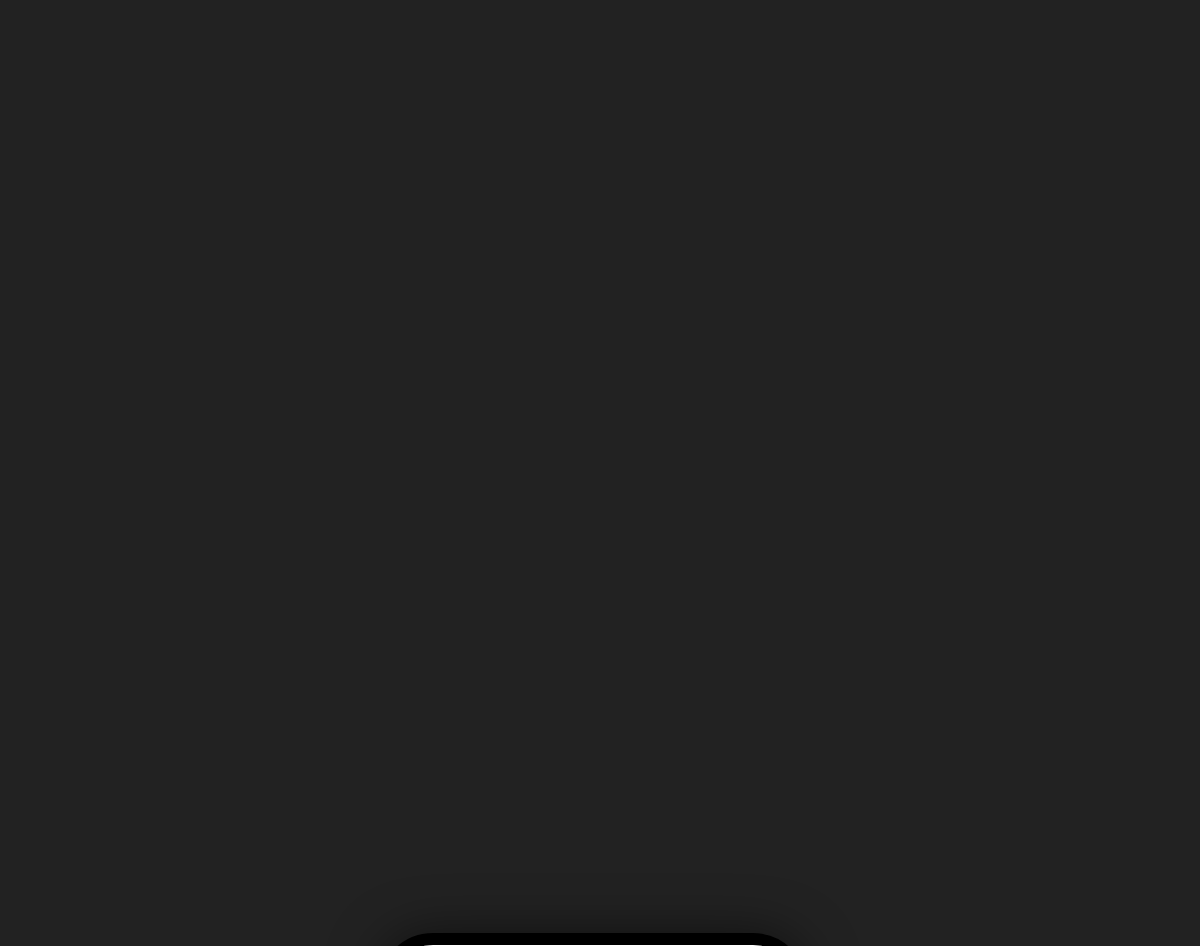
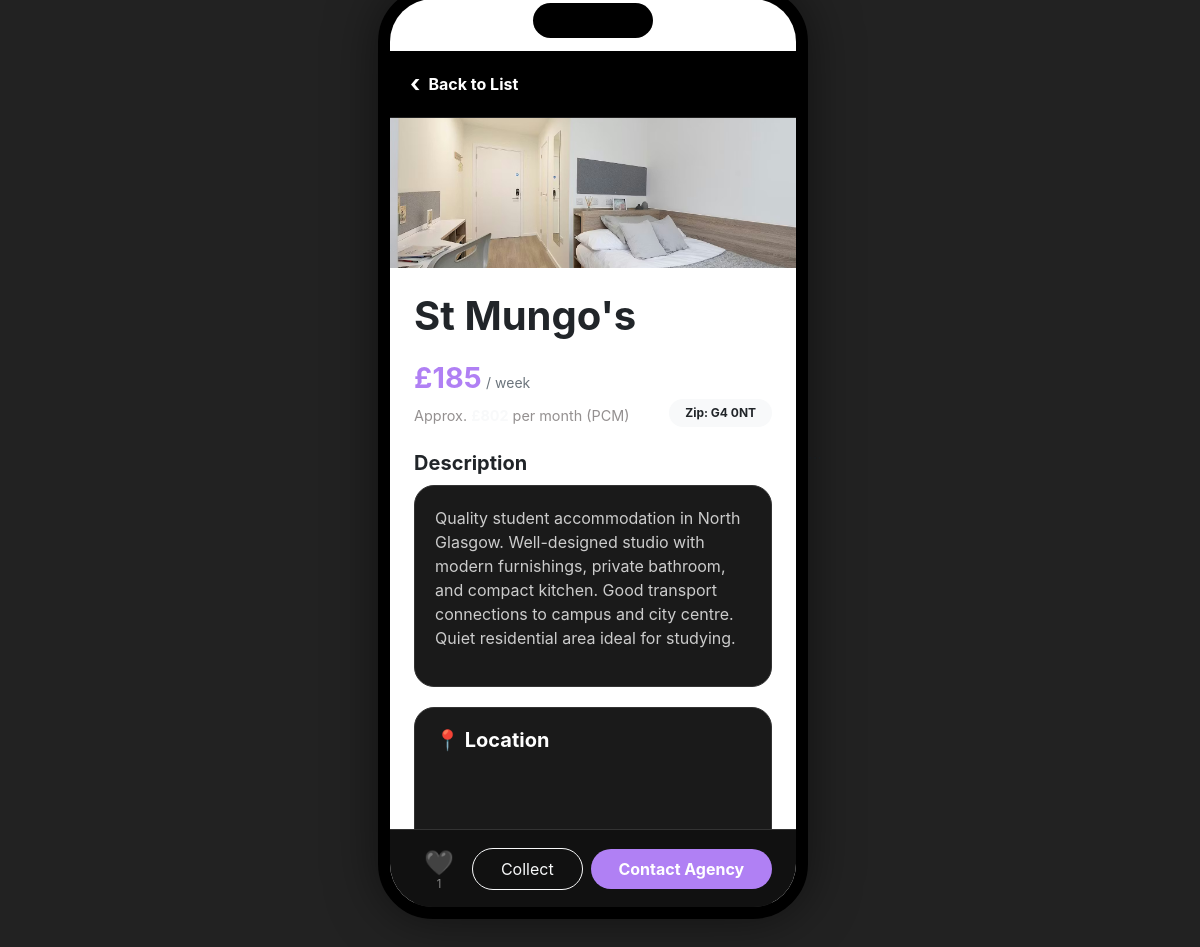
Page /property/9/ (signed in) on the committed database (2 pictures, top to bottom).
### properties/models.py (models this page shows, shortened)
class Property(models.Model):
    title = models.CharField(max_length=200)
    description = models.TextField()
    price = models.IntegerField(verbose_name="Price (£/week)")
    zip_code = models.CharField(max_length=10)
    image = models.ImageField(upload_to="images/", blank=True, null=True)
    owner = models.ForeignKey(User, on_delete=models.CASCADE)
    created_at = models.DateTimeField(auto_now_add=True)
    address = models.CharField(max_length=255, blank=True)
    area = models.CharField(max_length=100, blank=True)
    latitude = models.FloatField(null=True, blank=True)
    longitude = models.FloatField(null=True, blank=True)
    address = models.CharField(max_length=300, blank=True, verbose_name="Full Address")
    latitude = models.DecimalField(max_digits=9, decimal_places=7, null=True, blank=True, verbose_name="Latitude")
    longitude = models.DecimalField(max_digits=10, decimal_places=7, null=True, blank=True, verbose_name="Longitude")
    distance_from_campus = models.CharField(max_length=50, blank=True, verbose_name="Distance from Campus")
    area = models.CharField(max_length=100, blank=True, null=True)
    @property
    def price_pcm(self):
        return round((self.price * 52) / 12)

### properties/views.py (the view)
# urls.py: path('property/<int:pk>/', views.property_detail, name='property_detail'),
@login_required
def property_detail(request, pk):
    property_obj = get_object_or_404(Property, pk=pk)
    is_liked = Like.objects.filter(user=request.user, property=property_obj).exists()
    is_collected = Collection.objects.filter(user=request.user, property=property_obj).exists()
    existing_review = Review.objects.filter(
        user=request.user,
        property=property_obj
    ).first()
    reviews = Review.objects.filter(
        property=property_obj
    ).select_related('user')
    if request.method == "POST":
        if existing_review:
            form = ReviewForm(request.POST, instance=existing_review)
        else:
            form = ReviewForm(request.POST)
        if form.is_valid():
            review = form.save(commit=False)
            review.user = request.user
            review.property = property_obj
            review.save()
            messages.success(request, "Your review has been saved.")
            return redirect('property_detail', pk=pk)
    else:
        form = ReviewForm(instance=existing_review)
    review_count = reviews.count()
    avg_rating = 0
    if review_count > 0:
        avg_rating = round(sum(review.rating for review in reviews) / review_count, 1)
    return render(request, "properties/property_detail.html", {
        "property": property_obj,
        "is_liked": is_liked,
        "is_collected": is_collected,
        "like_count": property_obj.likes.count(),
        "form": form,
        "reviews": reviews,
        "review_count": review_count,
        "avg_rating": avg_rating,
        "existing_review": existing_review,
        "google_maps_key": settings.GOOGLE_MAPS_API_KEY,
    })

### properties/templates/properties/property_detail.html (shortened to what this page needs)
{% extends 'base/base.html' %}
{% block content %}
<div class="back-nav">
<a href="{% url 'home' %}" class="text-white text-decoration-none fw-bold d-flex align-items-center">
<span style="font-size:1.5rem;margin-right:8px;">‹</span>
<span>Back to List</span>
</a>
</div>
{% if property.image %}
<img src="{{ property.image.url }}"
     style="width: 100%; max-width: 430px; height: 150px; object-fit: cover; display: block;">
{% endif %}
<div class="container py-4 px-4">
<h1 class="fw-bold mb-3">{{ property.title }}</h1>
<div class="d-flex justify-content-between align-items-end mb-4">
<div>
<span class="price-tag">£{{ property.price }}</span>
<span class="text-secondary small">/ week</span>
<div style="font-size:0.9rem;color:#949090;margin-top:6px;">
Approx. <strong class="text-light">£{{ property.price_pcm }}</strong> per month (PCM)
</div>
</div>
<span class="badge bg-light text-dark rounded-pill px-3 py-2">
Zip: {{ property.zip_code }}
</span>
</div>
<h5 class="fw-bold mb-2">Description</h5>
<div class="description-box">
{{ property.description|linebreaks }}
</div>
{% if property.latitude and property.longitude %}
<div class="map-container">
    <h5 class="map-title">
        📍 Location
    </h5>
    <div id="map"></div>
</div>
{% endif %}
</div>
<div class="bottom-bar-dark">
<div class="container d-flex align-items-center gap-2 px-4">
<div class="text-center">
<form action="{% url 'toggle_like' property.id %}" method="post">
<button type="submit" class="like-btn {% if is_liked %}active{% endif %}">
{% if is_liked %}❤️{% else %}🖤{% endif %}
</button>
</form>
<span class="like-count">{{ like_count }}</span>
</div>
<form action="{% url 'toggle_collection' property.id %}" method="post" class="flex-grow-1">
<button type="submit"
class="btn {% if is_collected %}btn-warning{% else %}btn-outline-light{% endif %} w-100 rounded-pill py-2 small">
{% if is_collected %}
⭐ Collected
{% else %}
Collect
{% endif %}
</button>
</form>
<button class="btn flex-grow-1 rounded-pill py-2 fw-bold small"
style="background:#b080f4;color:white;border:none;">
Contact Agency
</button>
</div>
</div>
</div>
{% endblock %}

### rows in the picture
Property: image (picture), title "St Mungo's", price "185", zip_code "G4 0NT", description "Quality student accommodation in North Glasgow. Well-designed studio with modern furnishings, private bathroom, and compact kitchen. Good transport connections to campus and city centre. Quiet residential area ideal for studying."

### other values in the picture
{{ like_count }} "1"
